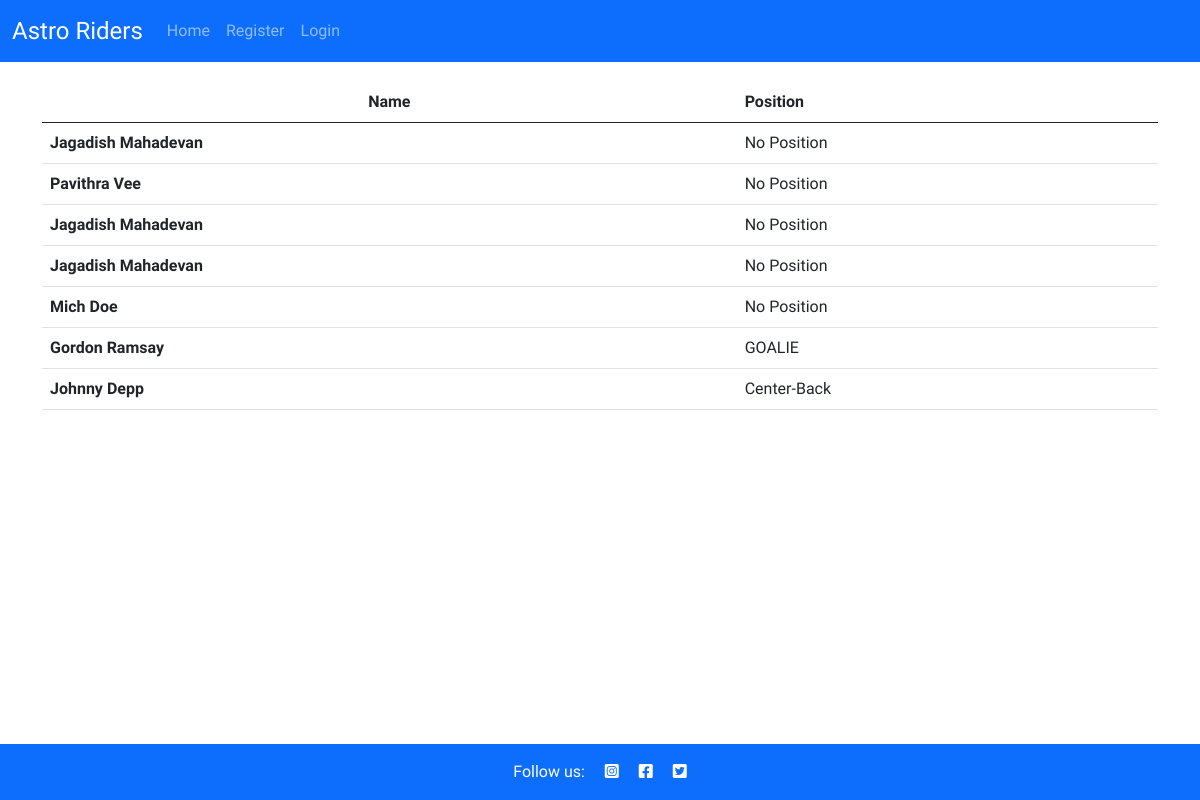
The page /member/ on the database as committed earlier.
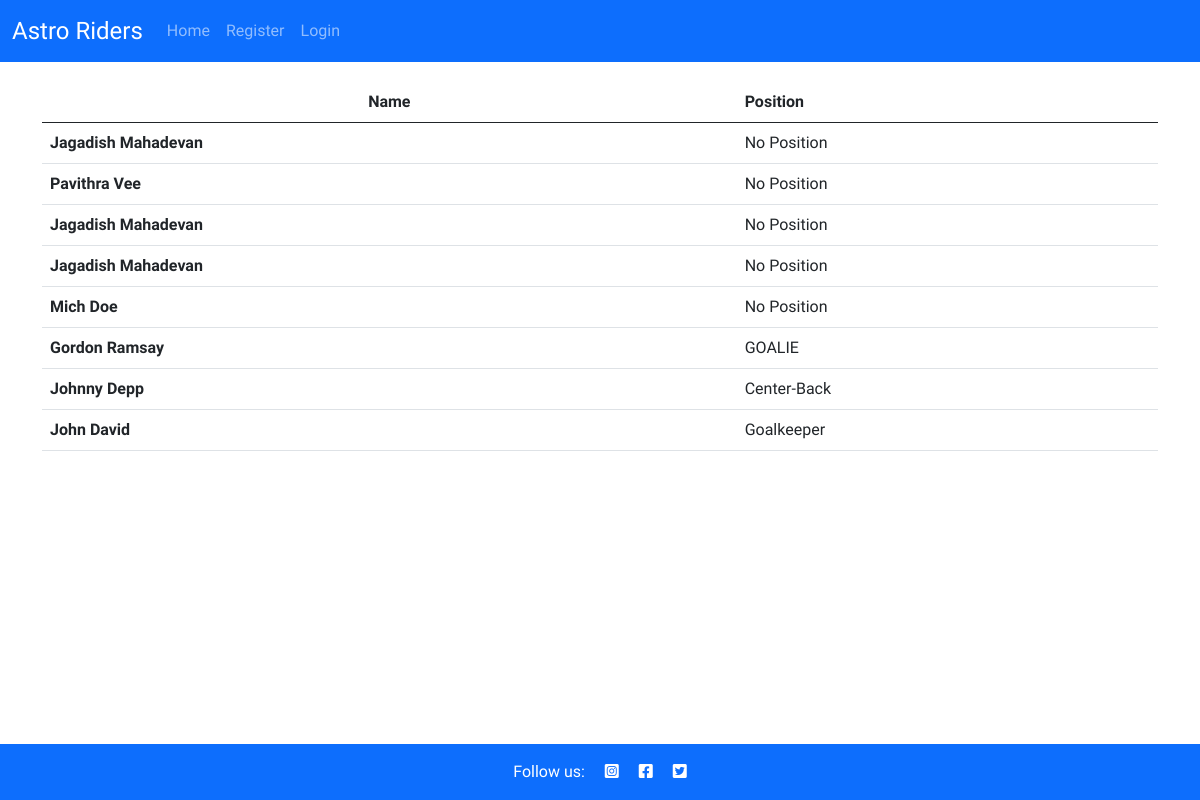
The same page on the database as committed later.
### club/models.py (models this page shows, shortened)
class Member(models.Model):
    first_name = models.CharField(max_length=50, null=False, blank=False)
    last_name = models.CharField(max_length=50, null=False, blank=False)
    email = models.CharField(max_length=50, null=False, blank=False)
    phone_number = models.CharField(max_length=12)
    position = models.CharField(max_length=15, null=True, blank=True)
    user = models.OneToOneField(
        User, on_delete=models.CASCADE, primary_key=True
        )

### club/views.py (the view)
# urls.py: path('member/', get_member, name='member-page'),
def get_member(request):
    members = Member.objects.all()
    context = {
        'members': members
    }
    return render(request, 'member/member.html', context)

### club/templates/member/member.html
{% extends "base.html" %}
{% load static %}
{% block content %}
  <div class="event-schedule-area-two" style="margin-top: 20px;">
    <div class="container container-custom">
        <div class="row">
            <div class="col-lg-12">
                <div class="tab-content" id="myTabContent">
                    <div class="tab-pane fade active show" id="home" role="tabpanel">
                        <div class="table-responsive">
                            <table class="table">
                                <thead>
                                    <tr>
                                        <th class="text-center" scope="col">Name</th>
                                        <th scope="col">Position</th>
                                    </tr>
                                </thead>
                                <tbody>
                                    {% for member in members %}
                                    <tr class="inner-box">
                                        <th scope="row">
                                            <span>{{ member.first_name  }} {{ member.last_name }}</span>
                                        </th>
                                        <td>
                                            {% if member.position %}
                                                <span>{{ member.position }}</span>
                                            {% else %}
                                                <span>No Position</span>
                                            {% endif %}
                                        </td>
                                    </tr>
                                    {% endfor %}
                                </tbody>
                            </table>
                        </div>
                    </div>
            </div>
        </div>
        </div>
    </div>
  </div>
{%endblock%}

Rows that differ between the two databases and show on the page:
added Member: first_name "John", last_name "David", position "Goalkeeper"
